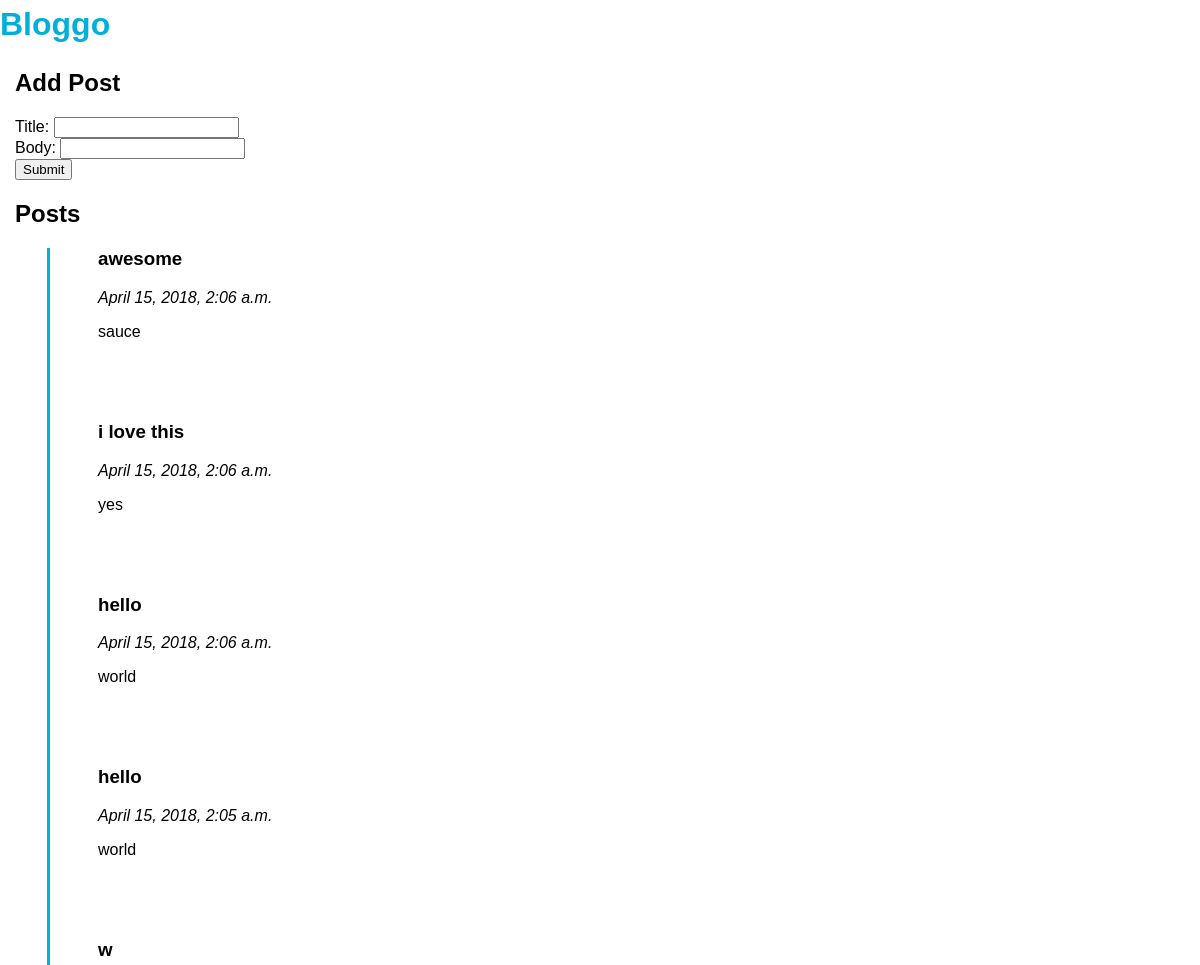
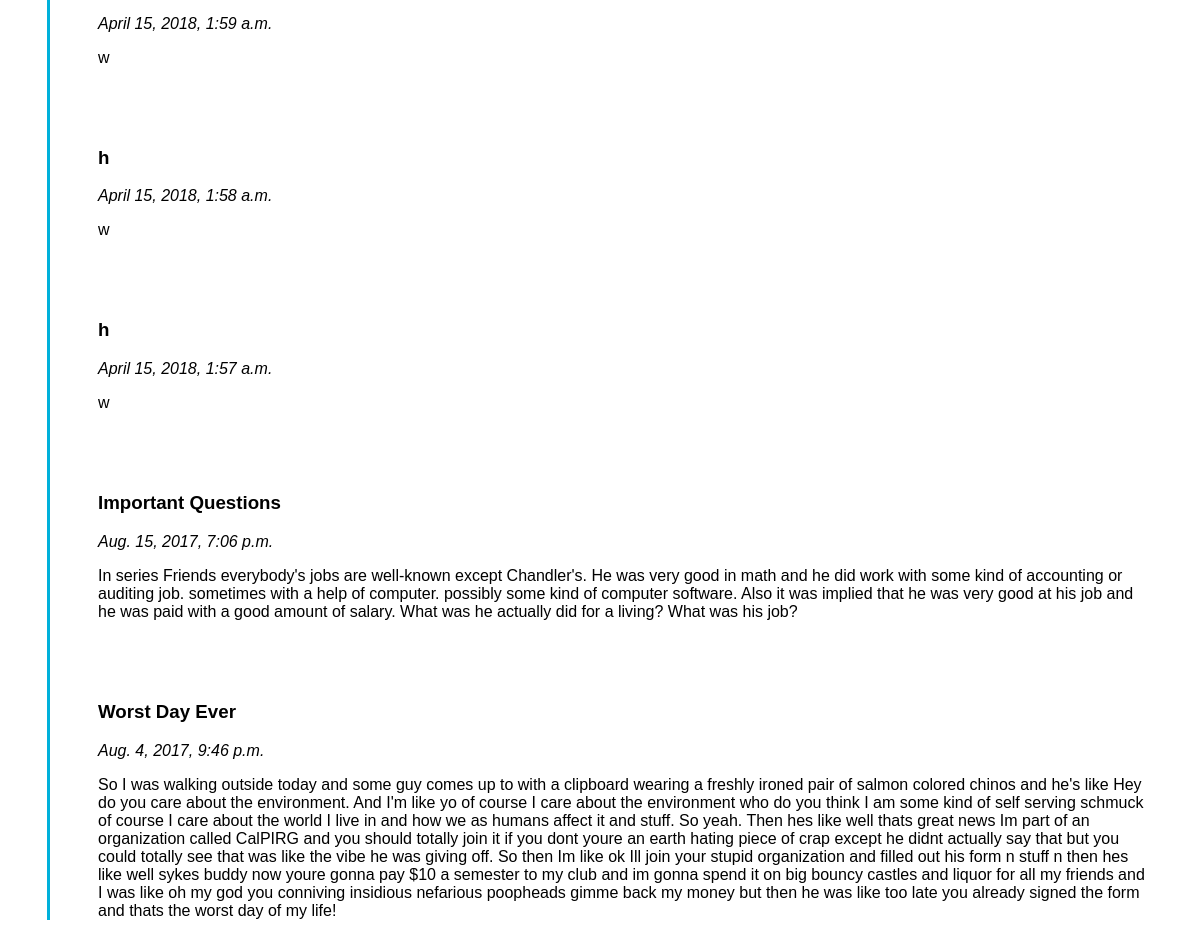
/posts/, run on the app's committed database (2 pictures, top to bottom).
### posts/models.py (models this page shows, shortened)
class Post(models.Model):
    title = models.CharField(max_length=200)
    body = models.TextField()
    pub_date = models.DateTimeField("date published", default=timezone.now)

### posts/views.py (the view)
def index(request):
    posts = Post.objects.order_by("-pub_date")
    return render(request, "posts/index.html", {"posts": posts})

### posts/templates/posts/index.html (shortened to what this page needs)
{% extends 'posts/base.html' %}
{% block content %}
    <h2>Add Post</h2>
    Title: <input id="addtitle" type="text" name="title"> <br>
    Body: <input id="addbody" type="text" name="body"> <br>
    <button id="submit">Submit</button> <br>
    <h2>Posts</h2>
    {% if posts %}
        <div id="list" class="postlist">
        {% for post in posts %}
            <div class="post">
                <h3>{{ post.title }}</h3>
                <em>{{ post.pub_date }}</em>
                <p>{{ post.body }}</p>
            </div>
        {% endfor %}
        </div>
    {% else %}
        <p>No posts yet!</p>
    {% endif %}
{% endblock %}

### posts/templates/posts/base.html (shortened to what this page needs)
{% load staticfiles %}
<html>
    <head>
        <link rel="stylesheet" type="text/css" href="{% static 'posts/style.css' %}" />
    </head>
    <body>
        <div class="page-header">
            <h1><a href="/posts">Bloggo</a></h1>
        </div>
        <div class="content container">
        <div class="row">
            <div class="col-md-8">
            {% block content %}
            {% endblock %}
            </div>
        </div>
    </div>
    </body>
</html>

### posts/static/posts/style.css (style rules this page uses)
html, body { margin: 0 0; padding: 0 0; font-family: sans-serif; }
a { text-decoration: none; color: #00B0DA; line-height: 150%; }
.container { margin: 0 auto; width: 1170px }
.postlist { border-left: 3px solid #00B0DA; margin: 1em 2em; }
.post { padding-left: 3em; margin-bottom: 5em; }

### data on the page
Post: title "awesome", pub_date "April 15, 2018, 2:06 a.m.", body "sauce"
Post: title "i love this", pub_date "April 15, 2018, 2:06 a.m.", body "yes"
Post: title "hello", pub_date "April 15, 2018, 2:06 a.m.", body "world"
Post: title "hello", pub_date "April 15, 2018, 2:05 a.m.", body "world"
Post: title "w", pub_date "April 15, 2018, 1:59 a.m.", body "w"
Post: title "h", pub_date "April 15, 2018, 1:58 a.m.", body "w"
Post: title "h", pub_date "April 15, 2018, 1:57 a.m.", body "w"
Post: title "Important Questions", pub_date "Aug. 15, 2017, 7:06 p.m.", body "In series Friends everybody's jobs are well-known except Chandler's. He was very good in math and he did work with some kind of accounting or auditing job. sometimes with a help of computer. possibly some kind of computer software. Also it was implied that he was very good at his job and he was paid with a good amount of salary. What was he actually did for a living? What was his job?"
Post: title "Worst Day Ever", pub_date "Aug. 4, 2017, 9:46 p.m.", body "So I was walking outside today and some guy comes up to with a clipboard wearing a freshly ironed pair of salmon colored chinos and he's like Hey do you care about the environment. And I'm like yo of course I care about the environment who do you think I am some kind of self serving schmuck of course I care about the world I live in and how we as humans affect it and stuff. So yeah. Then hes like well thats great news Im part of an organization called CalPIRG and you should totally join it if you dont youre an earth hating piece of crap except he didnt actually say that but you could totally see that was like the vibe he was giving off. So then Im like ok Ill join your stupid organization…"
